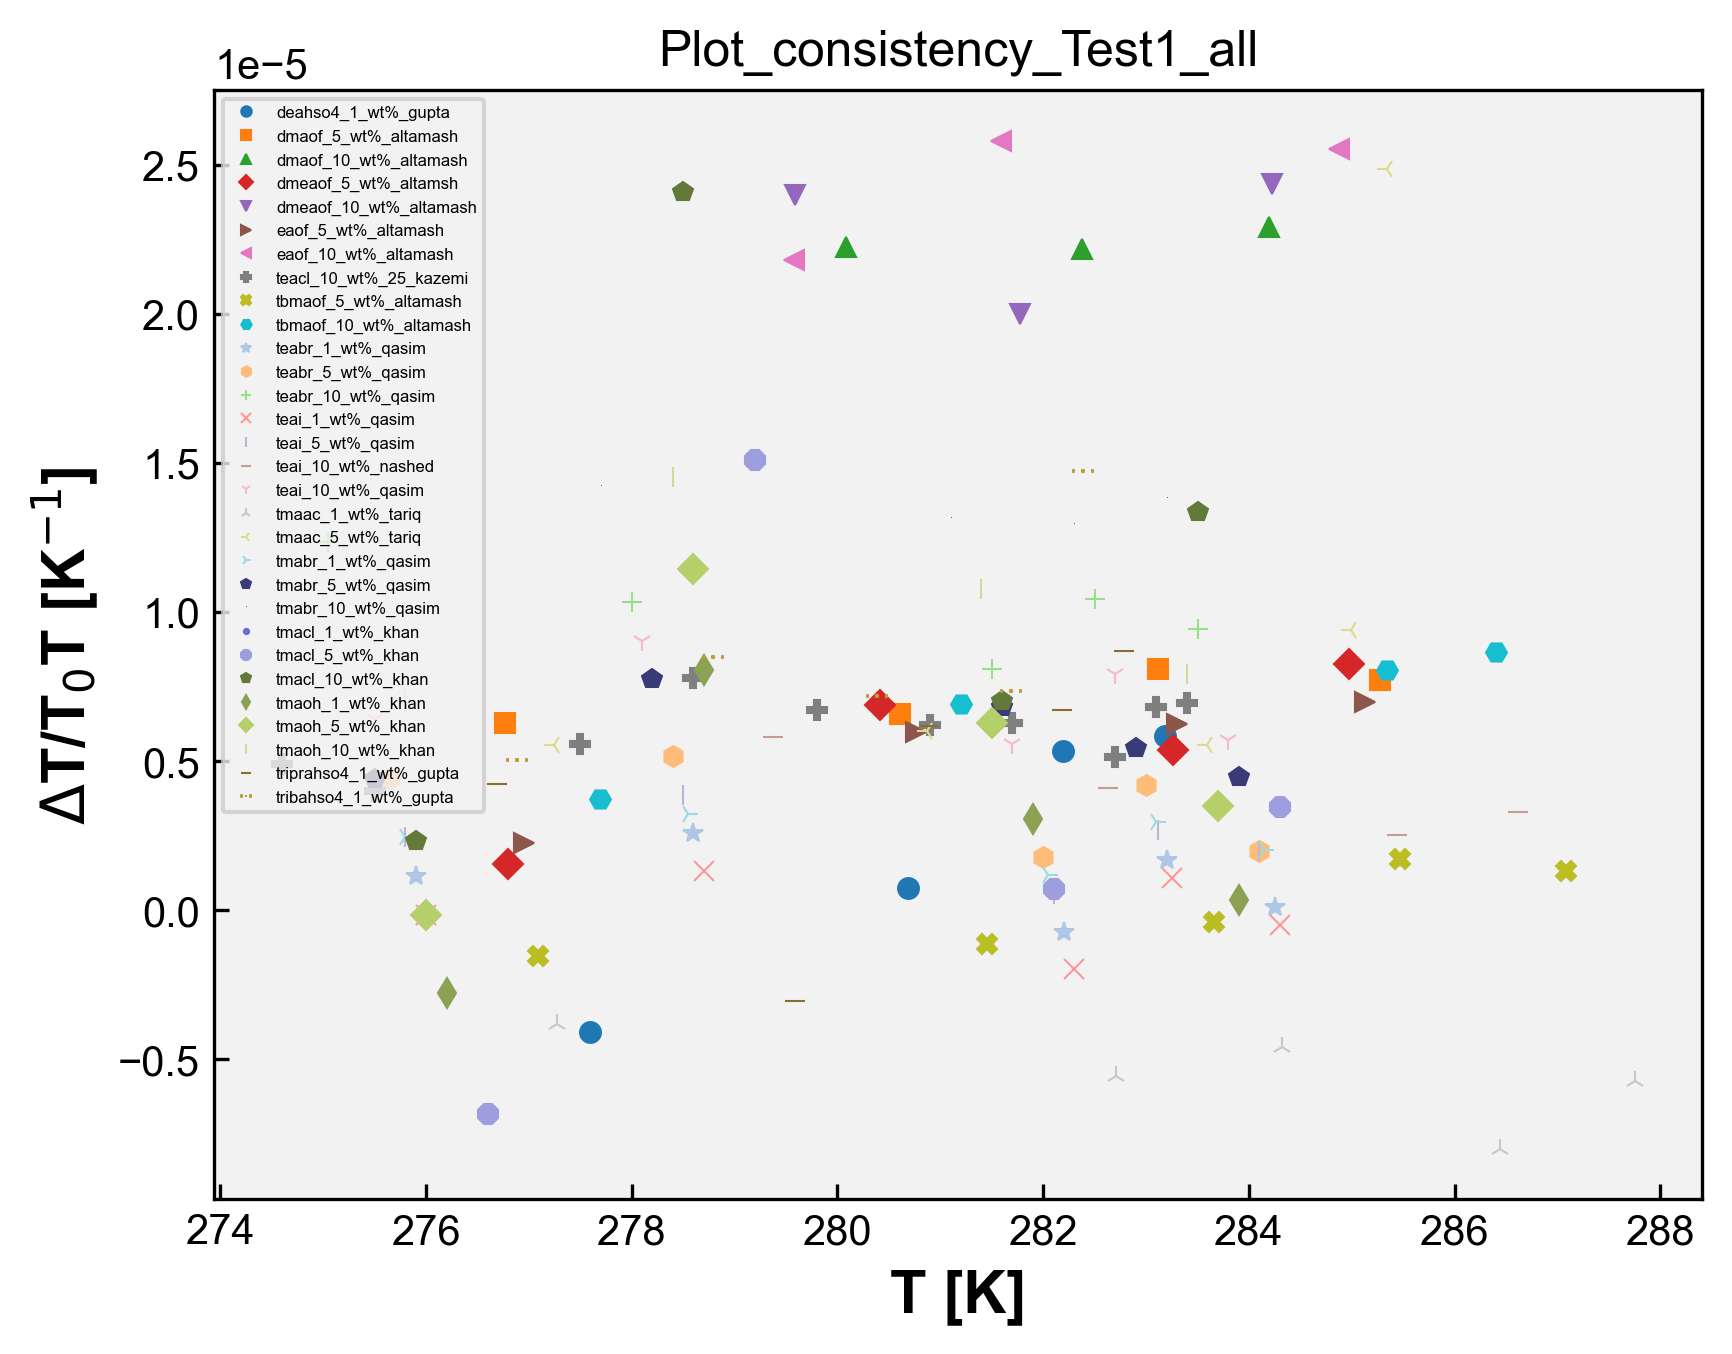

Reproduce this figure in Python.
# Plot_consistency - Ammonium - Todos os Sistemas
import matplotlib.pyplot as plt
import matplotlib
from matplotlib.font_manager import FontProperties
import pandas as pd
import numpy as np
import openpyxl
import os

matplotlib.rcParams['font.family'] = "Arial" # change the default font # mudança da fonte
matplotlib.rcParams['xtick.direction'] = 'in' # change the ticks direction # mudança da direção dos marcadores ao longo dos eixos de um gráfico que indicam valores específicos
matplotlib.rcParams['ytick.direction'] = 'in'
font = FontProperties() # cria uma instância de propriedades de fontes, tamanho, estilo e família
font.set_family('sans-serif') # 'serif', 'sans-serif', 'cursive', 'fantasy', or 'monospace' # família da fonte
font.set_name('Arial') # nome da fonte
font.set_weight('bold') # 'ultralight', 'light', 'normal', 'regular', 'book', 'medium', 'roman', 'semibold', 'demibold', 'demi', 'bold', 'heavy', 'extra bold', 'black' # peso da fonte
font.set_style('normal') #'normal', 'italic' or 'oblique' # estilo da fonte, negrito, itálico, normal, etc
font.set_size('x-large') # xx-small', 'x-small', 'small', 'medium', 'large', 'x-large', 'xx-large' # tamanho da fonte
plt.rcParams['figure.dpi'] = 300 # resolução padrão para as figuras exibidas na tela
plt.rcParams['savefig.dpi'] = 300 # resolução padrão para as figuras salvas em arquivos PNG, PDF ou SVG
opt = {'fillstyle':'full','markersize':5,'markeredgewidth':0.5} # aparência dos marcadores, fillstyle: full - estilo de preenchimento markersize: 5 - tamanho do marcador markeredgewidth: 0.5 largura da borda do marcador
plt.rcParams['figure.facecolor'] = (1.0,1.0,1.0,0.0) # cor de fundo da figura como transparente
plt.rcParams['axes.facecolor'] = '0.95' # cor de fundo dos eixos como uma tonalidade de cinza claro
#plt.rcParams['figure.figsize'] = (4,4) # tamanho da figura padrão em polegadas


caminho_arquivo = 'Ammonium - Todos os Sistemas.xlsx' # caminho do arquivo de DMA
wb = openpyxl.load_workbook(caminho_arquivo) # ler dados de abas individuais do arquivo Excel sem abrir e fechar repetidamente, mantém aberto. Mais eficiente se você precisa ler dados de várias abas do arquivo. Lista com os nomes de todas as abas do arquivo Excel.
# load_workbook é a função usada para carregar o arquvio Excel

dados_coluna_D_array = [] # matriz para guardar os dados da coluna C de todas as sheet
dados_coluna_K_array = [] # matriz para guardar os dados da coluna I de todas as sheet

nomes_abas = []

for i in wb.sheetnames: # para i dentro da lista wb com os nomes de todas as abas
    nome_aba = wb[i] # obtém o nome da aba na posição i na lista wb, que contém os nomes de todas as abas
    nome_aba_split = nome_aba.title.split("_") # nome_aba é o nome completo da aba. nome_aba.title converte o nome da aba para o formato de título. split("_ ") divide o nome da aba em duas partes usando o caractere "_ "
    if len(nome_aba_split) > 2: # se o nome da aba contiver mais de duas partes
        nome_aba_split.insert(2, "wt%") # insere wt% entre a segunda e a terceira partes do nome da aba
        nome_aba_final = "_".join(nome_aba_split) # junta as partes do nome da aba de volta com "_"
        print('nome_aba_final', nome_aba_final)
        nomes_abas.append(nome_aba_final) # adiciona o nome modificado _a lista de nomes das abas
    else:
        nomes_abas.append(nome_aba.title) # nome da aba não tiver mais de duas partes, adiciona o nome completo da aba à lista nomes_abas (usada na legenda)

    dados_coluna_D = [] # abre uma lista para os dados da coluna C da sheet
    dados_coluna_K = [] # abre uma lista para os dados da coluna I da sheet

    for j in nome_aba.iter_rows(min_row=2, values_only=True): # iter_rows: permite iterar sobre as linhas dessa aba # min_row=2: especifica a primeira linha a ser considerada, nesse caso, começa na segunda linha, pois a primeira linha geralmente contém os cabeçalhos das colunas # values_only=True: indica que queremos obter apenas os valores das células, sem incluir informações adicionais como formatação, fórmulas ou estilos.
        dados_coluna_D.append(j[3])
        dados_coluna_K.append(j[10])

    dados_coluna_D_array.append(dados_coluna_D)
    dados_coluna_K_array.append(dados_coluna_K)

print('dados_C', dados_coluna_D_array)
print('dados_I', dados_coluna_K_array)

# Plotagem dos dados:

symbols = ['o', 's', '^', 'D', 'v', '>', '<', 'P', 'X', 'H', '*', 'h', '+', 'x', '|', '_', '1', '2', '3', '4', 'p', ',', '.', '8', 'p', 'd', 'D', '|', '_', '$...$']
# Exemplos de símbolos

# Vetor de cores
colors = ['#1f77b4', '#ff7f0e', '#2ca02c', '#d62728', '#9467bd', '#8c564b', '#e377c2', '#7f7f7f', '#bcbd22', '#17becf',  '#aec7e8',  '#ffbb78', '#98df8a', '#ff9896', '#c5b0d5', '#c49c94',  '#f7b6d2', '#c7c7c7',  '#dbdb8d',  '#9edae5',  '#393b79',  '#5254a3', '#6b6ecf',  '#9c9ede',  '#637939',  '#8ca252',  '#b5cf6b', '#cedb9c',  '#8c6d31',  '#bd9e39',  '#e7ba52',  '#e7cb94',  '#843c39', '#ad494a', '#d6616b',  '#e7969c',  '#7b4173', '#a55194',  '#ce6dbd',  '#de9ed6']

for i in range(len(dados_coluna_D_array)):
    x = dados_coluna_D_array[i]
    y = dados_coluna_K_array[i]
    print('x', x)
    print('y', y)
    symbol=symbols[i]
    color=colors[i]
    plt.plot(x, y, marker=symbol, markersize=opt['markersize'], markeredgewidth=opt['markeredgewidth'], fillstyle=opt['fillstyle'], color=color, linestyle='none')

plt.legend(nomes_abas, loc='upper left', fontsize=4, markerscale=0.5)
plt.xlabel('T [K]',fontproperties=font)
plt.ylabel('$\Delta$T/T$_0$T [K$^{-1}$]',fontproperties=font)
#plt.legend(loc="upper left")
# teste
nome_arquivo_python = os.path.basename(__file__) # obter o nome do arquivo python atual
nome_arquivo_sem_extensao = os.path.splitext(nome_arquivo_python)[0] # obter o nome do arquivo sem extensão # [0] vai acessar o primeiro elemento da tupla retornado por path.splitext

plt.title(nome_arquivo_sem_extensao)

plt.savefig(f'{nome_arquivo_sem_extensao}.png',format='png',bbox_inches='tight',
                dpi=300,transparent=False)
plt.show()
